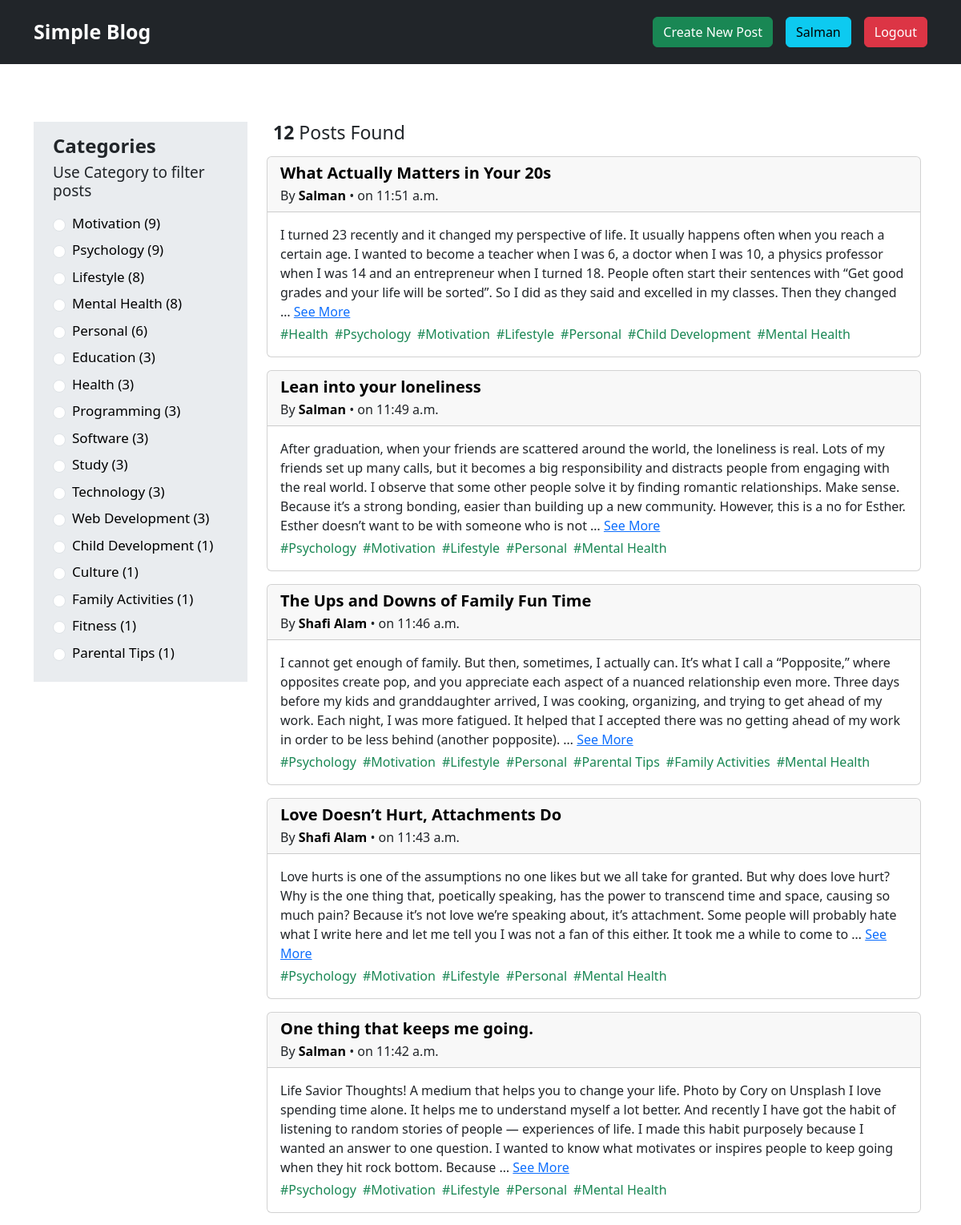
The page / (signed in, upper part) on the database its author committed.
### categories/models.py (models this page shows)
class Category(models.Model):
    name = models.CharField(max_length=100)
    slug = models.SlugField(max_length=100, unique=True, null=True, blank=True)
    def __str__(self):
        return self.name

### posts/models.py (models this page shows, shortened)
class Post(models.Model):
    title = models.CharField(max_length=200)
    slug = models.SlugField(max_length=200, unique=True, null=True, blank=True)
    content = models.TextField()
    category = models.ManyToManyField(Category)
    author = models.ForeignKey(User, on_delete=models.CASCADE)
    created_at = models.DateTimeField(auto_now_add=True)

### simple_blog/views.py (the view)
# urls.py: 2. Add a URL to urlpatterns:  path('', views.home, name='home')
def home(request, category_slug = None):
    categories = Category.objects.annotate(post_count=Count('post')).filter(post_count__gt=0).order_by('-post_count')
    if category_slug is not None:
        category = Category.objects.get(slug=category_slug)
        posts = Post.objects.filter(category=category)
    else:
        posts = Post.objects.all().order_by('-id')
    return render(request, 'home.html', {'posts': posts, 'categories': categories})

### templates/home.html
{% extends 'base.html' %}
{% block content %}
<section>
    <div class="row row-cols-1 row-cols-lg-2 gx-3 gy-4">
        <div class="col-12 col-lg-3">
            <div class="bg-body-secondary px-4 py-3">
                <h5 class="fw-semibold mb-2" style="font-size: 24px;">Categories</h5>
                <h6 class="mb-3" style="font-size: 19px;">Use Category to filter posts</h6>
                <div class="d-block d-sm-flex flex-wrap d-lg-block column-gap-2 row-gap-1 column-gap-lg-0 row-gap-0">
                    {% for category in categories %}
                    <div class="form-check mb-2 d-flex align-items-center gap-2" style="cursor:pointer;">
                        <input class="form-check-input" type="radio" name="category" id="{{category.id}}" value="{{category.id}}">
                        <label class="form-check-label" for="{{category.id}}">
                            <a href="{% url 'categorized_posts' category.slug %}" class="text-decoration-none text-black" style="font-size: 17px;">{{category}} ({{category.post_count}})</a>
                        </label>
                    </div>
                    {% endfor %}
                </div>
            </div>
        </div>
        <div class="col-12 col-lg-9 px-3">
            <div class="mb-3 px-2">
                <h5 style="font-size: 23px;"><b>{{posts|length}}</b> Posts Found</h5>
            </div>
            <div class="row row-cols-1 g-3">
                {% for post in posts %}
                <div class="col">
                    <div class="card">
                        <div class="card-header">
                            <h5 class="card-title fw-bold">
                                <a href="{% url 'view_post' post.slug %}" class="text-decoration-none text-black">{{post.title}}</a>
                            </h5>
                            <p class="card-subtitle">By <a href="{% url 'author' post.author.username %}" class="text-black fw-semibold text-decoration-none">{{post.author.first_name|capfirst}} {{post.author.last_name|capfirst}}</a> • on {{post.created_at|time}}</p>
                        </div>
                        <div class="card-body">
                            <p class="card-text mb-1">
                                {{post.content|truncatewords:80}}
                                <a href="{% url 'view_post' post.slug %}">See More</a>
                            </p>
                            <div class="d-flex items-center flex-wrap">
                                {% for category in post.category.all %}
                                    <span class="text-success me-2">#{{category.name}}</span>
                                {% endfor %}
                            </div>
                        </div>
                    </div>
                </div>
                {% endfor %}
            </div>
        </div>
    </div>
</section>
{% endblock %}

### templates/base.html (shortened to what this page needs)
<!DOCTYPE html>
<html lang="en">
<head>
    <link href="https://cdn.jsdelivr.net/npm/bootstrap@5.3.3/dist/css/bootstrap.min.css" rel="stylesheet">
</head>
<body>
    <nav class="navbar navbar-dark bg-dark sticky-top top-0 navbar-expand-lg">
        <div class="container py-2 d-flex justify-content-between align-items-center">
            <a class="navbar-brand fw-bold" href="{% url 'home' %}" style="font-size:25px;">Simple Blog</a>
            <div class="collapse navbar-collapse" id="navbarSupportedContent">
                <div class="ms-auto d-flex gap-3">
                    {% if user.is_authenticated %}
                        <a href="{% url 'create_post' %}" class="btn btn-success">Create New Post</a>
                        <a href="{% url 'profile' %}" class="btn btn-info">
                            {{user.first_name|capfirst}}
                        </a>
                        <a href="{% url 'logout' %}" class="btn btn-danger">Logout</a>
                    {% else %}
                        <a href="{% url 'signup' %}" class="btn btn-success">Signup</a>
                        <a href="{% url 'login' %}" class="btn btn-warning">Login</a>
                    {% endif %}
                </div>
            </div>
        </div>
    </nav>
    <main class="container py-5">
        {% block content %}
        {% endblock %}
    </main>
</html>

### rows shown on the page
Category: name "Motivation", post_count "9"
Category: name "Psychology", post_count "9"
Category: name "Lifestyle", post_count "8"
Category: name "Mental Health", post_count "8"
Category: name "Personal", post_count "6"
Category: name "Education", post_count "3"
Category: name "Health", post_count "3"
Category: name "Programming", post_count "3"
Category: name "Software", post_count "3"
Category: name "Study", post_count "3"
Category: name "Technology", post_count "3"
Category: name "Web Development", post_count "3"
Category: name "Child Development", post_count "1"
Category: name "Culture", post_count "1"
Category: name "Family Activities", post_count "1"
Category: name "Fitness", post_count "1"
Category: name "Parental Tips", post_count "1"
Post: title "What Actually Matters in Your 20s", author.first_name "Salman", created_at "11:51 a.m.", content "I turned 23 recently and it changed my perspective of life. It usually happens often when you reach a certain age. I wanted to become a teacher when I was 6, a doctor when I was 10, a physics professor when I was 14 and an entrepreneur when I turned 18. People often start their sentences with “Get good grades and your life will be sorted”. So I did as they said and excelled in my classes. Then they changed …"
Post: title "Lean into your loneliness", author.first_name "Salman", created_at "11:49 a.m.", content "After graduation, when your friends are scattered around the world, the loneliness is real. Lots of my friends set up many calls, but it becomes a big responsibility and distracts people from engaging with the real world. I observe that some other people solve it by finding romantic relationships. Make sense. Because it’s a strong bonding, easier than building up a new community. However, this is a no for Esther. Esther doesn’t want to be with someone who is not …"
Post: title "The Ups and Downs of Family Fun Time", author.first_name "Shafi", author.last_name "Alam", created_at "11:46 a.m.", content "I cannot get enough of family. But then, sometimes, I actually can. It’s what I call a “Popposite,” where opposites create pop, and you appreciate each aspect of a nuanced relationship even more. Three days before my kids and granddaughter arrived, I was cooking, organizing, and trying to get ahead of my work. Each night, I was more fatigued. It helped that I accepted there was no getting ahead of my work in order to be less behind (another popposite). …"
Post: title "Love Doesn’t Hurt, Attachments Do", author.first_name "Shafi", author.last_name "Alam", created_at "11:43 a.m.", content "Love hurts is one of the assumptions no one likes but we all take for granted. But why does love hurt? Why is the one thing that, poetically speaking, has the power to transcend time and space, causing so much pain? Because it’s not love we’re speaking about, it’s attachment. Some people will probably hate what I write here and let me tell you I was not a fan of this either. It took me a while to come to …"
Post: title "One thing that keeps me going.", author.first_name "Salman", created_at "11:42 a.m.", content "Life Savior Thoughts! A medium that helps you to change your life. Photo by Cory on Unsplash I love spending time alone. It helps me to understand myself a lot better. And recently I have got the habit of listening to random stories of people — experiences of life. I made this habit purposely because I wanted an answer to one question. I wanted to know what motivates or inspires people to keep going when they hit rock bottom. Because …"

### other values the page prints
{{ user.first_name|capfirst }} "Salman"
{{ posts|length }} "12"
